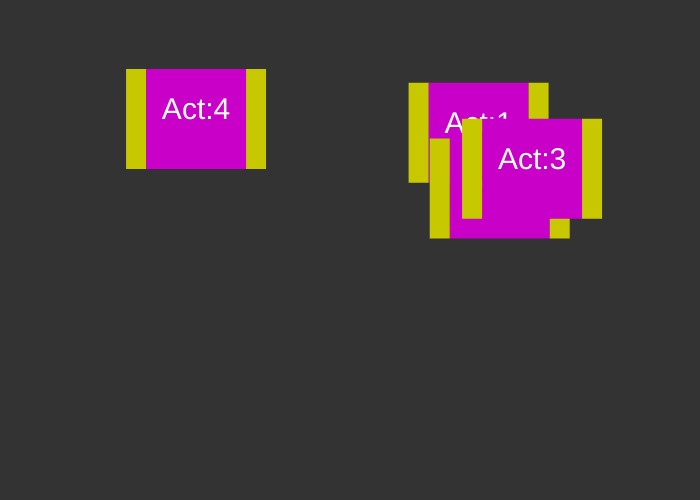
Frame 1 (no input)
Frame 60 (no input): identical to frame 1, image omitted
Frame 120 (the mouse pressed at the canvas centre since frame 60): identical to frame 1, image omitted

The p5.js sketch that drew this single still picture (run headless with seeded random() and noise() and a simulated clock; from frame 60 on, the mouse is pressed at the canvas centre):

// p5.js sketch
// ── sketch.js
var x;
var y;
var acts = [];
var clickedActs = {};
var mouseDown = false;

function setup() {
  createCanvas(700, 500);

  for (var i = 0; i < 4; i++) {
    x = random(0, width - 100);
    y = random(0, height - 100);
    acts.push(new Activity(i + 1, x, y));
  }
}

function draw() {
  background(51);

  if (mouseDown) {
    stroke(255);
    strokeWeight(5);
    if (clickedActs.left) {
      line(
        clickedActs.left.x,
        clickedActs.left.y + clickedActs.left.height / 2,
        mouseX,
        mouseY
      );
    } else if (clickedActs.right) {
      line(
        clickedActs.right.x + clickedActs.right.width,
        clickedActs.right.y + clickedActs.right.height / 2,
        mouseX,
        mouseY
      );
    }
  }

  for (var i = 0; i < acts.length; i++) {
    acts[i].showEdges();
  }

  for (var i = 0; i < acts.length; i++) {
    acts[i].showActivity();
  }
}

function checkConnection() {
  if (
    Object.keys(clickedActs).length == 2 &&
    clickedActs.left != clickedActs.right &&
    !clickedActs.left.predecessors.includes(clickedActs.right)
  ) {
    clickedActs.left.predecessors.push(clickedActs.right);
  }

  clickedActs = {};
}

function mousePressed() {
  mouseDown = true;
  for (var i = acts.length - 1; i >= 0; i--) {
    if (clickedMainBox(acts[i])) {
      acts[i].selected = true;
      acts.push(acts[i]);
      var index = acts.indexOf(acts[i]);
      acts.splice(index, 1);
      break;
    } else if (clickedRightBox(acts[i])) {
      clickedActs.right = acts[i];
    } else if (clickedLeftBox(acts[i])) {
      clickedActs.left = acts[i];
    }
  }
}

function mouseReleased() {
  mouseDown = false;
  for (var i = acts.length - 1; i >= 0; i--) {
    acts[i].selected = false;

    if (clickedRightBox(acts[i])) {
      clickedActs.right = acts[i];
    } else if (clickedLeftBox(acts[i])) {
      clickedActs.left = acts[i];
    }
  }
  checkConnection();
}

function doubleClicked() {
  for (var i = acts.length - 1; i >= 0; i--) {
    if (clickedRightBox(acts[i])) {
      let activity = acts[i];
      for (var i = acts.length - 1; i >= 0; i--) {
        if (acts[i].predecessors.includes(activity)) {
          acts[i].predecessors = acts[i].predecessors.filter(
            (item) => item !== activity
          );
        }
      }
    } else if (clickedLeftBox(acts[i])) {
      acts[i].predecessors = [];
    }
  }
}

function clickedMainBox(activity) {
  if (
    mouseX > activity.x &&
    mouseX < activity.x + activity.width &&
    mouseY > activity.y &&
    mouseY < activity.y + activity.height
  ) {
    return true;
  }
}

function clickedRightBox(activity) {
  if (
    mouseX > activity.x + activity.width &&
    mouseX < activity.x + activity.width + activity.side_width &&
    mouseY > activity.y &&
    mouseY < activity.y + activity.height
  ) {
    return true;
  }
}

function clickedLeftBox(activity) {
  if (
    mouseX > activity.x - activity.side_width &&
    mouseX < activity.x &&
    mouseY > activity.y &&
    mouseY < activity.y + activity.height
  ) {
    return true;
  }
}

// ── Activity.js
class Activity {
  constructor(name, x, y) {
    this.name = name;
    this.x = x;
    this.y = y;
    this.width = 100;
    this.height = 100;
    this.selected = false;
    this.clicked = false;
    this.predecessors = [];
    this.duration = 0;
    this.ES = 0;
    this.EF = 0;
    this.LS = 0;
    this.LF = 0;
    this.slack = 0;
    this.side_width = 20;
  }

  showActivity() {
    noStroke();
    if (this.selected) {
      this.x -= pmouseX - mouseX;
      this.y -= pmouseY - mouseY;
    }

    //main box
    fill(200, 0, 200);
    rect(this.x, this.y, this.width, this.height);

    fill(200, 200, 0);

    if (
      // mouse over left box, highlight
      mouseX > this.x - this.side_width &&
      mouseX < this.x &&
      mouseY > this.y &&
      mouseY < this.y + this.height
    ) {
      fill(255, 255, 0);
    }

    rect(this.x - this.side_width, this.y, this.side_width, this.height);

    fill(200, 200, 0);
    if (
      // mouse over right box, highlight
      mouseX > this.x + this.width &&
      mouseX < this.x + this.width + this.side_width &&
      mouseY > this.y &&
      mouseY < this.y + this.height
    ) {
      fill(255, 255, 0);
    }

    rect(this.x + this.width, this.y, this.side_width, this.height);

    fill(255);
    textAlign(CENTER);
    textSize(30);
    text("Act:" + this.name, this.x + this.width / 2, this.y + this.height / 2);
  }

  showEdges() {
    for (var i = 0; i < this.predecessors.length; i++) {
      stroke(255);
      strokeWeight(5);
      line(
        this.x,
        this.y + this.height / 2,
        this.predecessors[i].x + this.predecessors[i].width,
        this.predecessors[i].y + this.predecessors[i].height / 2
      );
    }
  }
}
